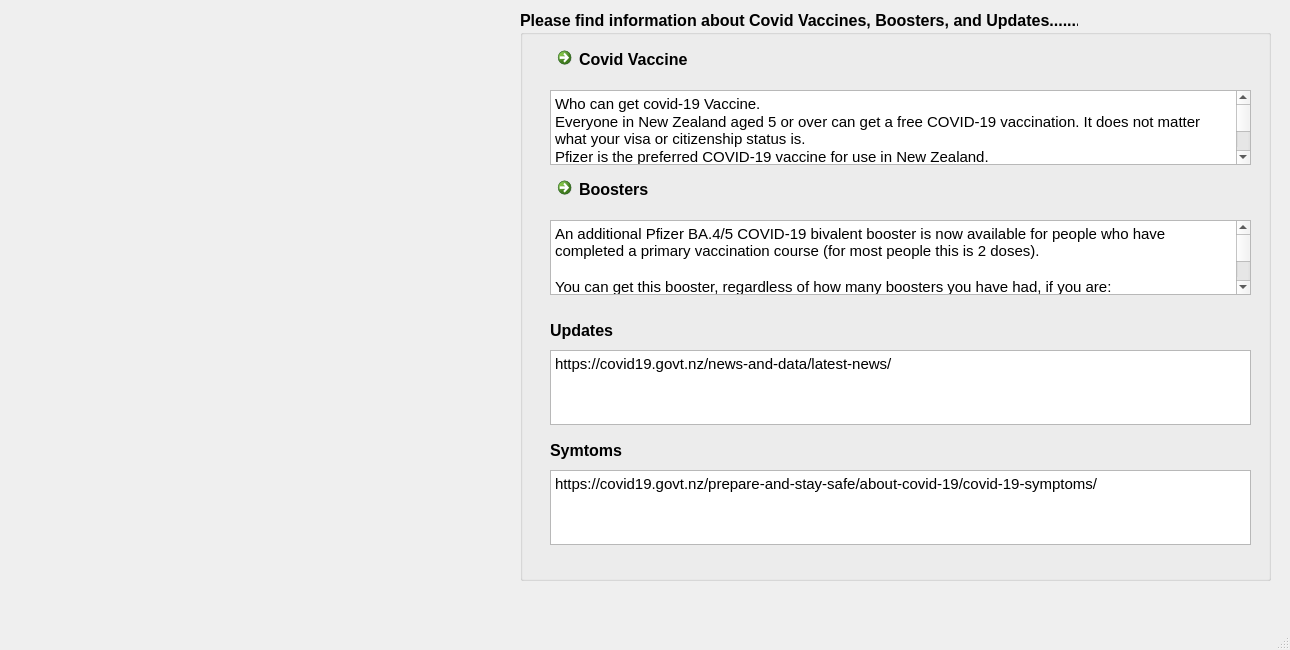
<?xml version="1.0" encoding="UTF-8"?>
<ui version="4.0">
 <class>MainWindow</class>
 <widget class="QMainWindow" name="MainWindow">
  <property name="geometry">
   <rect>
    <x>0</x>
    <y>0</y>
    <width>1290</width>
    <height>650</height>
   </rect>
  </property>
  <property name="windowTitle">
   <string>MainWindow</string>
  </property>
  <widget class="QWidget" name="centralwidget">
   <widget class="QLabel" name="label">
    <property name="geometry">
     <rect>
      <x>10</x>
      <y>10</y>
      <width>511</width>
      <height>571</height>
     </rect>
    </property>
    <property name="text">
     <string/>
    </property>
    <property name="pixmap">
     <pixmap>../../Users/brigh/OneDrive/Pictures/My_Covid_Record_Logo.png</pixmap>
    </property>
    <property name="scaledContents">
     <bool>false</bool>
    </property>
    <property name="alignment">
     <set>Qt::AlignBottom|Qt::AlignHCenter</set>
    </property>
   </widget>
   <widget class="QGroupBox" name="groupBox">
    <property name="geometry">
     <rect>
      <x>520</x>
      <y>10</y>
      <width>751</width>
      <height>571</height>
     </rect>
    </property>
    <property name="font">
     <font>
      <family>Tahoma</family>
      <pointsize>12</pointsize>
      <bold>true</bold>
     </font>
    </property>
    <property name="title">
     <string>Please find information about Covid Vaccines, Boosters, and Updates.......</string>
    </property>
    <widget class="QPlainTextEdit" name="plainTextEdit_2">
     <property name="geometry">
      <rect>
       <x>30</x>
       <y>210</y>
       <width>701</width>
       <height>75</height>
      </rect>
     </property>
     <property name="font">
      <font>
       <family>Tahoma</family>
       <pointsize>11</pointsize>
       <bold>false</bold>
      </font>
     </property>
     <property name="plainText">
      <string>An additional Pfizer BA.4/5 COVID-19 bivalent booster is now available for people who have completed a primary vaccination course (for most people this is 2 doses).

You can get this booster, regardless of how many boosters you have had, if you are:

aged 30 and over or
at higher risk of severe illness from COVID-19.
It will need to be at least 6 months since your last COVID-19 vaccine or a positive COVID-19 test.

Having COVID-19 does not provide the same level of immunity as getting vaccinated. We also know that your protection from the primary course (this is usually 2 doses) of the vaccine decreases over time.

To keep your immunity levels high, stay up to date with your vaccinations — including boosters. This will lower your chances of getting very sick from COVID-19 and ending up in hospital.

For boosters, we use the Pfizer BA.4/5 bivalent vaccine. This is an updated vaccine targeting Omicron. COVID-19 vaccines are free.

The bivalent vaccine produces an immune response against the original virus and Omicron variants. Specifically the BA.4 and BA.5 subvariants.

Current evidence indicates the bivalent vaccine is more effective against Omicron subvariants than earlier vaccines.

If you do not want the bivalent vaccine, you can ask for the original Pfizer vaccine when you arrive for your vaccination.
For more information, please click the above link.
</string>
     </property>
    </widget>
    <widget class="QLabel" name="label_4">
     <property name="geometry">
      <rect>
       <x>30</x>
       <y>310</y>
       <width>91</width>
       <height>20</height>
      </rect>
     </property>
     <property name="text">
      <string>Updates</string>
     </property>
    </widget>
    <widget class="QPlainTextEdit" name="plainTextEdit_3">
     <property name="geometry">
      <rect>
       <x>30</x>
       <y>340</y>
       <width>701</width>
       <height>75</height>
      </rect>
     </property>
     <property name="font">
      <font>
       <family>Tahoma</family>
       <pointsize>11</pointsize>
       <bold>false</bold>
      </font>
     </property>
     <property name="plainText">
      <string>https://covid19.govt.nz/news-and-data/latest-news/</string>
     </property>
    </widget>
    <widget class="QLabel" name="label_5">
     <property name="geometry">
      <rect>
       <x>30</x>
       <y>430</y>
       <width>101</width>
       <height>20</height>
      </rect>
     </property>
     <property name="text">
      <string>Symtoms</string>
     </property>
    </widget>
    <widget class="QPlainTextEdit" name="plainTextEdit_4">
     <property name="geometry">
      <rect>
       <x>30</x>
       <y>460</y>
       <width>701</width>
       <height>75</height>
      </rect>
     </property>
     <property name="font">
      <font>
       <family>Tahoma</family>
       <pointsize>11</pointsize>
       <bold>false</bold>
      </font>
     </property>
     <property name="plainText">
      <string>https://covid19.govt.nz/prepare-and-stay-safe/about-covid-19/covid-19-symptoms/</string>
     </property>
    </widget>
    <widget class="QPlainTextEdit" name="plainTextEdit">
     <property name="geometry">
      <rect>
       <x>30</x>
       <y>80</y>
       <width>701</width>
       <height>75</height>
      </rect>
     </property>
     <property name="font">
      <font>
       <family>Tahoma</family>
       <pointsize>11</pointsize>
       <bold>false</bold>
      </font>
     </property>
     <property name="plainText">
      <string>Who can get covid-19 Vaccine.
Everyone in New Zealand aged 5 or over can get a free COVID-19 vaccination. It does not matter what your visa or citizenship status is.
Pfizer is the preferred COVID-19 vaccine for use in New Zealand.

If you are 18 years of age or older and either cannot get the Pfizer vaccine or want a different option, you can get the Novavax vaccine.

You will be given the option to choose your vaccine type when you book. The Novavax vaccine is not available at all vaccination sites.

Whichever vaccine you get, you will need 2 doses. COVID-19 vaccines are free.
The standard gap between doses of the Pfizer vaccine is 3 weeks or more.

For children aged 5 to 11, the recommended gap between doses is 8 weeks or more. This can be shortened to a minimum of 21 days if needed — for example, if the child is starting significant immunosuppression treatment. You will need to discuss this with the child's doctor.

Children aged 6 months to 4 years can get the paediatric Pfizer vaccine if they are at higher risk of severe illness from COVID-19.
Please click the above button for more information.</string>
     </property>
    </widget>
    <widget class="QCommandLinkButton" name="commandLinkButton">
     <property name="geometry">
      <rect>
       <x>30</x>
       <y>30</y>
       <width>222</width>
       <height>47</height>
      </rect>
     </property>
     <property name="text">
      <string>Covid Vaccine</string>
     </property>
    </widget>
    <widget class="QCommandLinkButton" name="commandLinkButton_2">
     <property name="geometry">
      <rect>
       <x>30</x>
       <y>160</y>
       <width>222</width>
       <height>47</height>
      </rect>
     </property>
     <property name="text">
      <string>Boosters</string>
     </property>
    </widget>
   </widget>
  </widget>
  <widget class="QMenuBar" name="menubar">
   <property name="geometry">
    <rect>
     <x>0</x>
     <y>0</y>
     <width>1290</width>
     <height>26</height>
    </rect>
   </property>
  </widget>
  <widget class="QStatusBar" name="statusbar"/>
 </widget>
 <resources/>
 <connections/>
</ui>
